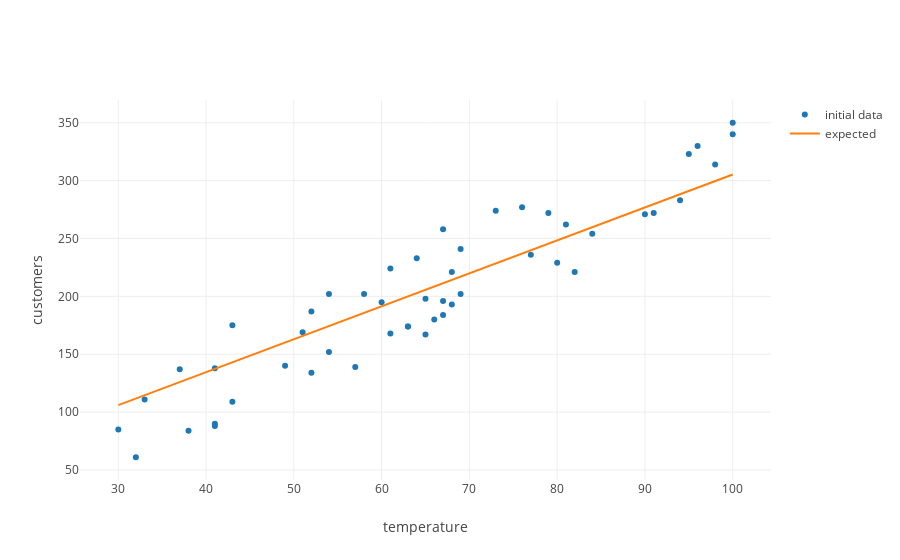

The notebook cell saved with this chart:
### Markdown cell above
Well here, our hypothesis function did not find the parameters of the true model because whenever we train our model, the model is simply trying to draw a line that minimizes the sum of the squared errors through the random data.  And so the ending hypothesis function is influenced by the whims and randomness it sees.

### Code cell
sorted_temps = np.sort(temperatures)
customer_predictions = model.predict(sorted_temps.reshape(-1, 1))
model_trace = trace_values(sorted_temps, customer_predictions, name = 'expected', mode = 'lines')
plot([data_trace, model_trace], layout = layout)

### Figure 1 — Plotly figure (JSON) as saved in the notebook; plotly's stock layout.template omitted (floating-point values rounded to 4 significant figures)
{"data": [{"mode": "markers", "name": "initial data", "text": [], "type": "scatter", "uid": "eb466bb1-3d5a-440e-be7a-ee250b188f88", "x": [60, 68, 43, 80, 91, 49, 41, 38, 32, 81, 100, 67, 37, 58, 96, 98, 76, 65, 52, 43, 63, 57, 33, 63, 64, 54, 51, 69, 67, 77, 41, 73, 79, 94, 61, 52, 61, 90, 65, 41, 100, 68, 30, 67, 69, 95, 54, 82, 84, 66], "y": [195, 221, 109, 229, 272, 140, 88, 84, 61, 262, 340, 196, 137, 202, 330, 314, 277, 198, 134, 175, 174, 139, 111, 174, 233, 202, 169, 202, 184, 236, 138, 274, 272, 283, 224, 187, 168, 271, 167, 90, 350, 193, 85, 258, 241, 323, 152, 221, 254, 180]}, {"mode": "lines", "name": "expected", "text": [], "type": "scatter", "uid": "0180d30c-e3de-4886-b927-e52a46e9a88f", "x": [30, 32, 33, 37, 38, 41, 41, 41, 43, 43, 49, 51, 52, 52, 54, 54, 57, 58, 60, 61, 61, 63, 63, 64, 65, 65, 66, 67, 67, 67, 68, 68, 69, 69, 73, 76, 77, 79, 80, 81, 82, 84, 90, 91, 94, 95, 96, 98, 100, 100], "y": [106.0, 111.7, 114.6, 125.9, 128.8, 137.3, 137.3, 137.3, 143.0, 143.0, 160.1, 165.8, 168.7, 168.7, 174.3, 174.3, 182.9, 185.7, 191.4, 194.3, 194.3, 200.0, 200.0, 202.8, 205.7, 205.7, 208.5, 211.4, 211.4, 211.4, 214.2, 214.2, 217.1, 217.1, 228.4, 237.0, 239.8, 245.5, 248.4, 251.2, 254.1, 259.8, 276.8, 279.7, 288.2, 291.1, 293.9, 299.6, 305.3, 305.3]}], "layout": {"autosize": true, "xaxis": {"autorange": true, "range": [25.6, 104.4], "title": {"text": "temperature"}, "type": "linear"}, "yaxis": {"autorange": true, "range": [39.83, 371.2], "title": {"text": "customers"}, "type": "linear"}}}
